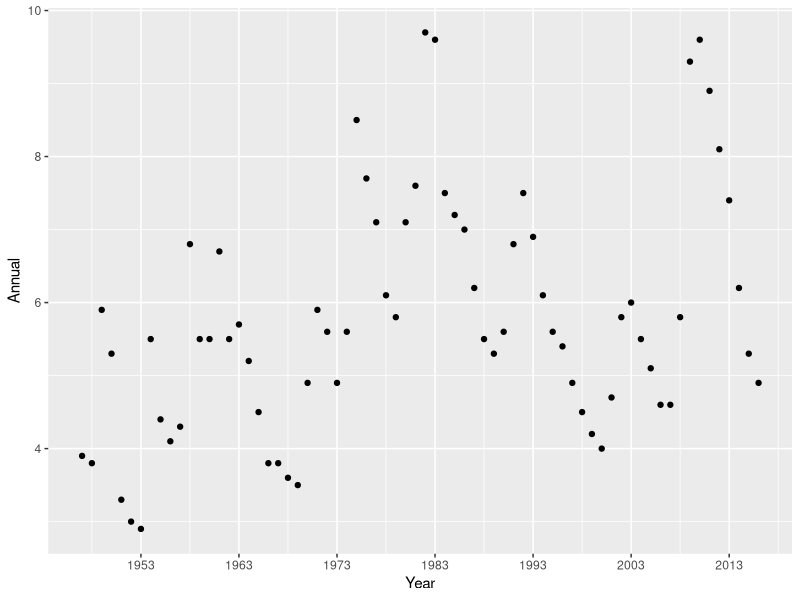
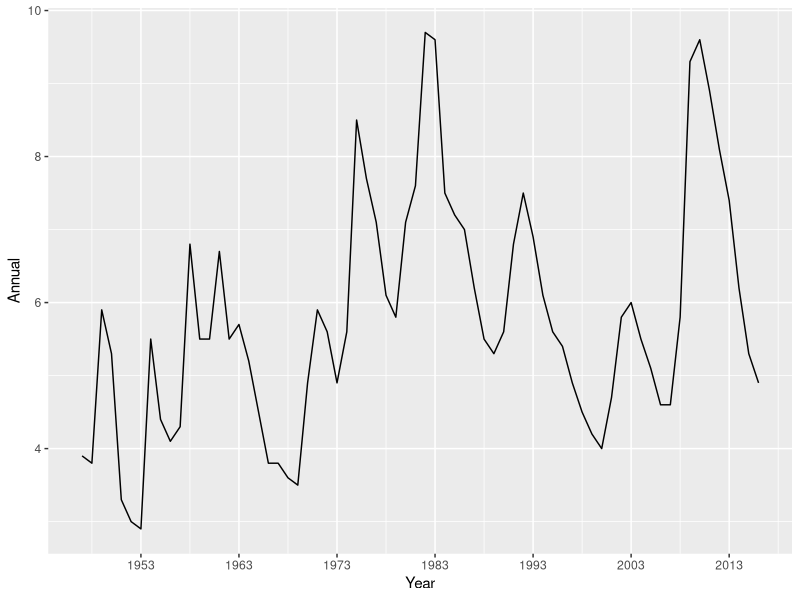
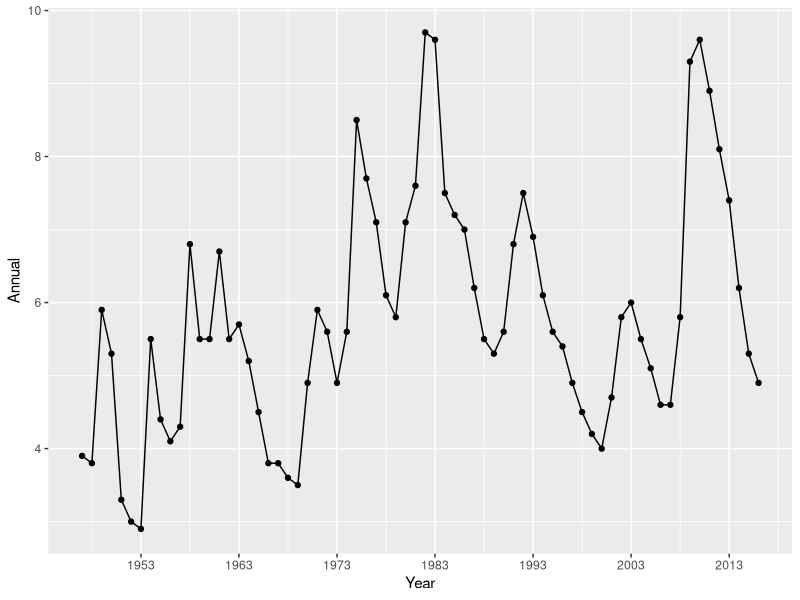
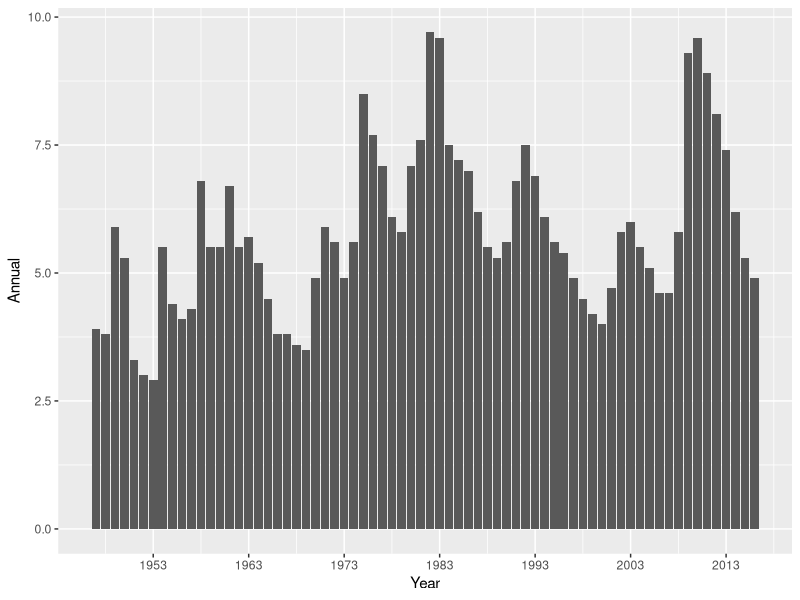

Source code (R) for these figures, in order:
## ---- chunk 1
knitr::opts_chunk$set(tidy = FALSE)
options(htmltools.dir.version = FALSE)
library(tidyverse)
#library(hrbrmisc)
## ---- chunk 2
# state.name is a built-in vector of state names
head(state.name)

# which states have an "a" in them?
grepl("a", state.name)

# which states have an "i" in them followed somehwere by an "a"?
grepl("i.*a", state.name)
## ---- chunk 3
which(grepl("a", state.name))


which(grepl("i.*a", state.name))
## ---- chunk 4
state.name[which(grepl("a", state.name))]


state.name[which(grepl("i.*a", state.name))]
## ---- chunk 5
read.table(text=state.name[which(grepl("i.*a", state.name))], stringsAsFactors=FALSE)
## ---- chunk 6
state_df <- read.table(text=state.name[which(grepl("i.*a", state.name))], stringsAsFactors=FALSE)

colnames(state_df) <- c("state")

head(state_df)
## ---- chunk 7
gsub("a$", "", state.name) # removes the ending "a" from any state with one
## ---- chunk 8
str(as.Date(sprintf("%s-01-01", 2016)))
## ---- chunk 9
library(readxl)
library(ggplot2)
library(dplyr)

unemp <- read_excel("SeriesReport-20170122214311_07b57a.xlsx", skip=10, col_names=TRUE)
unemp <- mutate(unemp, Year=as.Date(sprintf("%d-01-01", as.integer(Year))))

glimpse(unemp)

ggplot(unemp, aes(Year, Annual)) +
  geom_point() +
  scale_x_date(date_breaks="10 years", date_labels="%Y") 

ggplot(unemp, aes(Year, Annual)) +
  geom_line(aes(group=1)) +
  scale_x_date(date_breaks="10 years", date_labels="%Y") 

ggplot(unemp, aes(Year, Annual)) +
  geom_line(aes(group=1)) +
  geom_point() +
  scale_x_date(date_breaks="10 years", date_labels="%Y") 

ggplot(unemp, aes(Year, Annual)) +
  geom_col() +
  scale_x_date(date_breaks="10 years", date_labels="%Y") 
